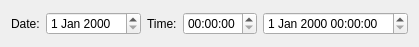
<?xml version="1.0" encoding="UTF-8"?>
<ui version="4.0">
 <class>DynamicDateTimeEdit</class>
 <widget class="QWidget" name="DynamicDateTimeEdit">
  <property name="geometry">
   <rect>
    <x>0</x>
    <y>0</y>
    <width>369</width>
    <height>47</height>
   </rect>
  </property>
  <property name="sizePolicy">
   <sizepolicy hsizetype="Minimum" vsizetype="Minimum">
    <horstretch>0</horstretch>
    <verstretch>0</verstretch>
   </sizepolicy>
  </property>
  <property name="windowTitle">
   <string>Form</string>
  </property>
  <layout class="QHBoxLayout" name="horizontalLayout_4">
   <item>
    <layout class="QHBoxLayout" name="horizontalLayout">
     <item>
      <widget class="QLabel" name="dateLabel">
       <property name="text">
        <string>Date:</string>
       </property>
      </widget>
     </item>
     <item>
      <widget class="QDateEdit" name="dateEdit"/>
     </item>
    </layout>
   </item>
   <item>
    <layout class="QHBoxLayout" name="horizontalLayout_2">
     <item>
      <widget class="QLabel" name="timeLabel">
       <property name="text">
        <string>Time:</string>
       </property>
      </widget>
     </item>
     <item>
      <widget class="QTimeEdit" name="timeEdit"/>
     </item>
    </layout>
   </item>
   <item>
    <widget class="QDateTimeEdit" name="dateTimeEdit"/>
   </item>
  </layout>
 </widget>
 <resources/>
 <connections/>
</ui>
